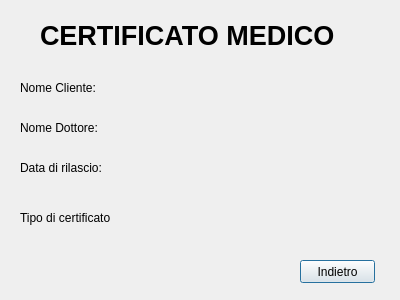
<?xml version="1.0" encoding="UTF-8"?>
<ui version="4.0">
 <class>Dialog</class>
 <widget class="QDialog" name="Dialog">
  <property name="geometry">
   <rect>
    <x>0</x>
    <y>0</y>
    <width>400</width>
    <height>300</height>
   </rect>
  </property>
  <property name="windowTitle">
   <string>Certificato Medico</string>
  </property>
  <widget class="QLabel" name="label">
   <property name="geometry">
    <rect>
     <x>20</x>
     <y>80</y>
     <width>91</width>
     <height>16</height>
    </rect>
   </property>
   <property name="text">
    <string>Nome Cliente:</string>
   </property>
  </widget>
  <widget class="QLabel" name="label_2">
   <property name="geometry">
    <rect>
     <x>40</x>
     <y>20</y>
     <width>311</width>
     <height>31</height>
    </rect>
   </property>
   <property name="font">
    <font>
     <pointsize>20</pointsize>
     <weight>75</weight>
     <bold>true</bold>
    </font>
   </property>
   <property name="text">
    <string>CERTIFICATO MEDICO</string>
   </property>
  </widget>
  <widget class="QLabel" name="label_3">
   <property name="geometry">
    <rect>
     <x>120</x>
     <y>80</y>
     <width>261</width>
     <height>20</height>
    </rect>
   </property>
   <property name="text">
    <string/>
   </property>
  </widget>
  <widget class="QLabel" name="label_4">
   <property name="geometry">
    <rect>
     <x>20</x>
     <y>120</y>
     <width>81</width>
     <height>16</height>
    </rect>
   </property>
   <property name="text">
    <string>Nome Dottore:</string>
   </property>
  </widget>
  <widget class="QLabel" name="label_5">
   <property name="geometry">
    <rect>
     <x>20</x>
     <y>160</y>
     <width>101</width>
     <height>16</height>
    </rect>
   </property>
   <property name="text">
    <string>Data di rilascio:</string>
   </property>
  </widget>
  <widget class="QLabel" name="label_6">
   <property name="geometry">
    <rect>
     <x>20</x>
     <y>210</y>
     <width>91</width>
     <height>16</height>
    </rect>
   </property>
   <property name="text">
    <string>Tipo di certificato:</string>
   </property>
  </widget>
  <widget class="QLabel" name="label_7">
   <property name="geometry">
    <rect>
     <x>120</x>
     <y>120</y>
     <width>251</width>
     <height>20</height>
    </rect>
   </property>
   <property name="text">
    <string/>
   </property>
  </widget>
  <widget class="QLabel" name="label_8">
   <property name="geometry">
    <rect>
     <x>130</x>
     <y>160</y>
     <width>241</width>
     <height>20</height>
    </rect>
   </property>
   <property name="text">
    <string/>
   </property>
  </widget>
  <widget class="QLabel" name="label_9">
   <property name="geometry">
    <rect>
     <x>130</x>
     <y>210</y>
     <width>251</width>
     <height>16</height>
    </rect>
   </property>
   <property name="text">
    <string/>
   </property>
  </widget>
  <widget class="QPushButton" name="pushButton">
   <property name="geometry">
    <rect>
     <x>300</x>
     <y>260</y>
     <width>75</width>
     <height>23</height>
    </rect>
   </property>
   <property name="text">
    <string>Indietro</string>
   </property>
  </widget>
 </widget>
 <resources/>
 <connections/>
</ui>
